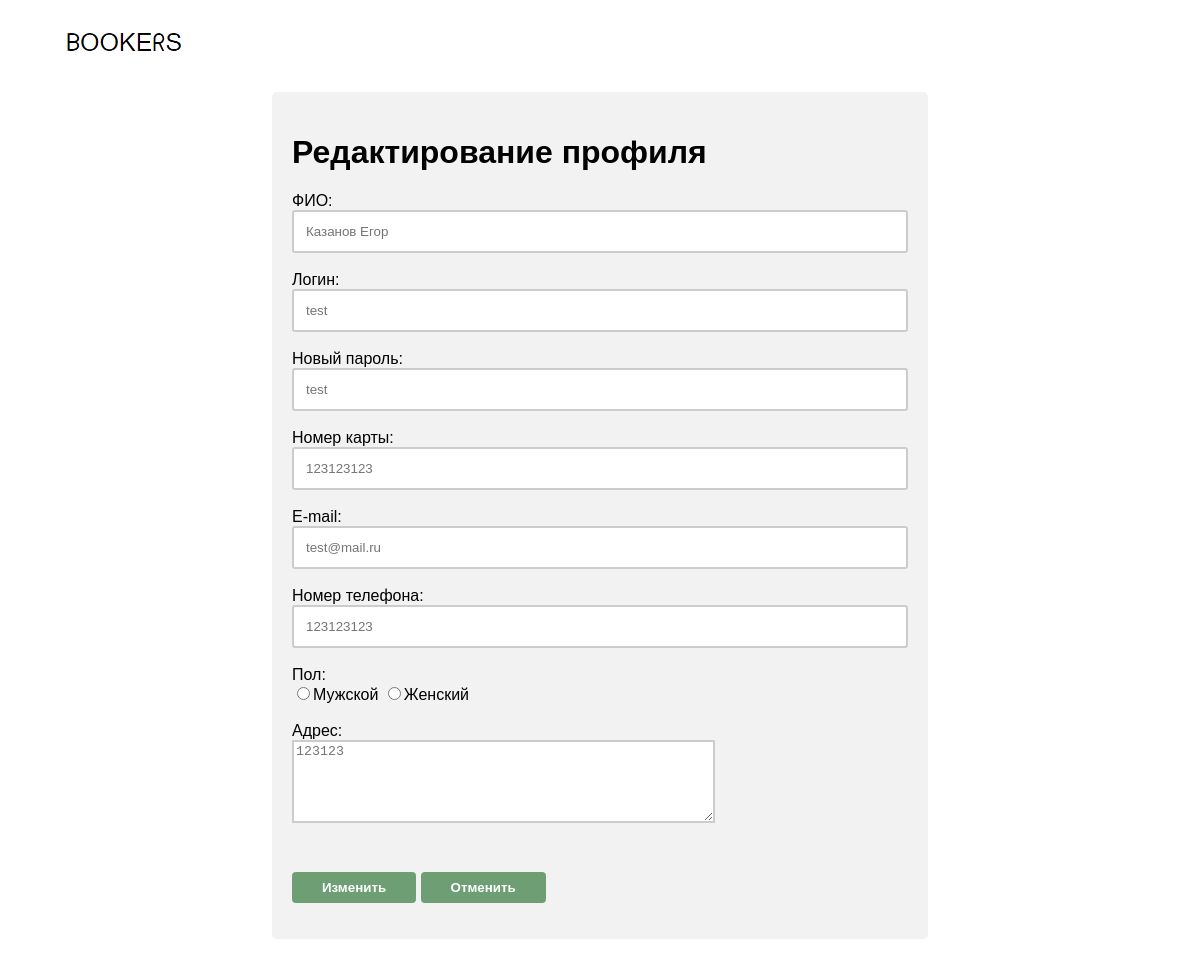
/edituser.php (signed in), run on the app's committed database.
### tables this page shows
CREATE TABLE `customer` (
  `CustomerID` int(11) NOT NULL,
  `CustomerName` varchar(128) DEFAULT NULL,
  `CustomerPhone` varchar(12) DEFAULT NULL,
  `CustomerIC` varchar(14) DEFAULT NULL,
  `CustomerEmail` varchar(200) DEFAULT NULL,
  `CustomerAddress` varchar(200) DEFAULT NULL,
  `CustomerGender` varchar(10) DEFAULT NULL,
  `UserID` int(11) DEFAULT NULL
);

CREATE TABLE `users` (
  `UserID` int(11) NOT NULL,
  `UserName` varchar(128) DEFAULT NULL,
  `Password` varchar(16) DEFAULT NULL
);

### edituser.php (the view, shortened to what this page needs)
<?php
$nameErr = $emailErr = $genderErr = $addressErr = $icErr = $contactErr = $usernameErr = $passwordErr = "";
$name = $email = $gender = $address = $ic = $contact = $uname = $upassword = "";
$servername = "127.0.0.1";
$username = "20290";
$password = "1234";
$conn = new mysqli($servername, $username, $password);
$sql = "USE 20280_bookstore";
$conn->query($sql);
$sql = "SELECT users.UserName, users.Password, customer.CustomerName, customer.CustomerIC, customer.CustomerEmail, customer.CustomerPhone, customer.CustomerGender, customer.CustomerAddress
	FROM users, customer
	WHERE users.UserID = customer.UserID AND users.UserID = ".$_SESSION['id']."";
$result = $conn->query($sql);
while($row = $result->fetch_assoc()){
	$oUserName = $row['UserName'];
	$oPassword = $row['Password'];
	$oName = $row['CustomerName'];
	$oIC = $row['CustomerIC'];
	$oEmail = $row['CustomerEmail'];
	$oPhone = $row['CustomerPhone'];
	$oAddress = $row['CustomerAddress'];
}
?>
<html>
<link rel="stylesheet" href="style.css">
<body>
<header>
<blockquote>
	<a href="index.php"><img src="image/logo.png"></a>
</blockquote>
</header>
<blockquote>
<div class="container">
<form method="post"  action="<?php echo htmlspecialchars($_SERVER["PHP_SELF"]);?>">
	<h1>Редактирование профиля</h1>
	ФИО:<br><input type="text" name="name" placeholder="<?php echo $oName; ?>">
	<span class="error" style="color: red; font-size: 0.8em;"><?php echo $nameErr;?></span><br><br>
	Логин:<br><input type="text" name="uname" placeholder="<?php echo $oUserName; ?>">
	<span class="error" style="color: red; font-size: 0.8em;"><?php echo $usernameErr;?></span><br><br>
	Новый пароль:<br><input type="password" name="upassword" placeholder="<?php echo $oPassword; ?>">
	<span class="error" style="color: red; font-size: 0.8em;"><?php echo $passwordErr;?></span><br><br>
	Номер карты:<br><input type="text" name="ic" placeholder="<?php echo $oIC; ?>">
	<span class="error" style="color: red; font-size: 0.8em;"><?php echo $icErr;?></span><br><br>
	E-mail:<br><input type="text" name="email" placeholder="<?php echo $oEmail; ?>">
	<span class="error" style="color: red; font-size: 0.8em;"><?php echo $emailErr;?></span><br><br>
	Номер телефона:<br><input type="text" name="contact" placeholder="<?php echo $oPhone; ?>">
	<span class="error" style="color: red; font-size: 0.8em;"><?php echo $contactErr;?></span><br><br>
	<label>Пол:</label><br>
	<input type="radio" name="gender" <?php if (isset($gender) && $gender == "Male") echo "checked";?> value="Male">Мужской
	<input type="radio" name="gender" <?php if (isset($gender) && $gender == "Female") echo "checked";?> value="Female">Женский
	<span class="error" style="color: red; font-size: 0.8em;"><?php echo $genderErr;?></span><br><br>
	<label>Адрес:</label><br>
    <textarea name="address" cols="50" rows="5" placeholder="<?php echo $oAddress; ?>"></textarea>
    <span class="error" style="color: red; font-size: 0.8em;"><?php echo $addressErr;?></span><br><br>
	<input class="button" type="submit" name="submitButton" value="Изменить">
	<input class="button" type="button" name="cancel" value="Отменить" onClick="window.location='index.php';" />
</form>
</div>
</blockquote>
</body>
</html>

### style.css (style rules this page uses)
body { font-family: Arial; margin: 0 auto; }
header { background: url(https://i.pinimg.com/750x/80/8e/f8/808ef876e2df0366666787d9590080d0.jpg); width: 100%; }
header img { margin: 1%; }
.button { background-color: rgb(110, 159, 116); border: none; text-align: center; transition-duration: 0.5s; padding: 8px 30px; cursor: pointer; color: #fff; margin-top: 5%; font-weight: bold; border-radius: 4px; }
form { margin-top: 2%; }
input[type=text], input[type=password] { width: 100%; padding: 12px; border-radius: 3px; box-sizing: border-box; border: 2px solid #ccc; transition: 0.5s; outline: none; }
textarea { outline: none; border: 2px solid #ccc; }
.container { width: 55%; border-radius: 5px; background-color: #f2f2f2; padding: 20px; margin: 0 auto; }

### data on the page
customer: name "Казанов Егор", uname "test", ic "123123123", email "test@mail.ru", contact "123123123", address "123123"
